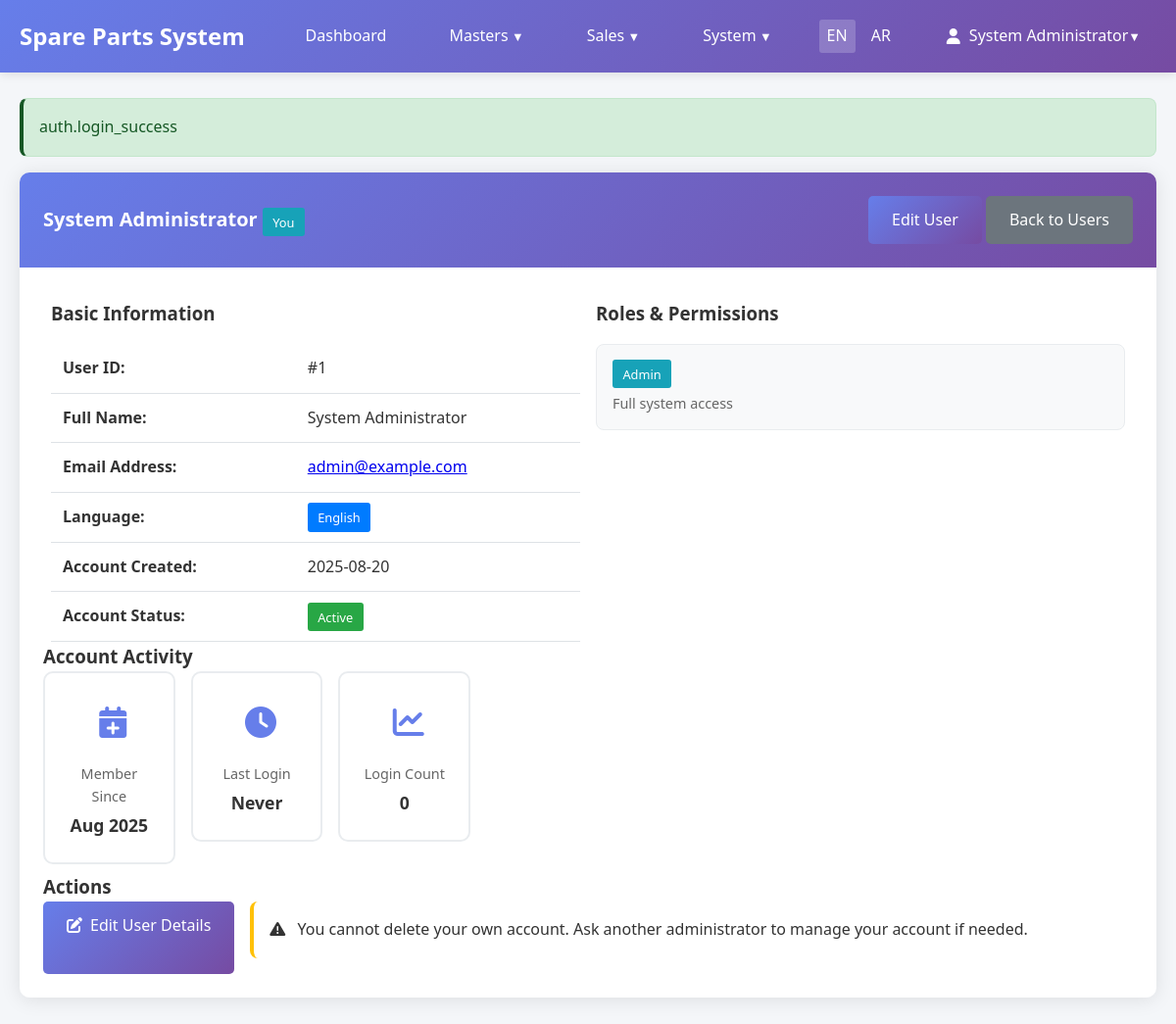
Page /users/1 (signed in) on the committed database.
### tables this page shows
CREATE TABLE `sp_users` (
  `id` int NOT NULL AUTO_INCREMENT,
  `name` varchar(255) NOT NULL,
  `email` varchar(255) NOT NULL,
  `password_hash` varchar(255) NOT NULL,
  `locale` enum('en','ar') NOT NULL DEFAULT 'en',
  `created_at` timestamp NOT NULL DEFAULT CURRENT_TIMESTAMP,
  PRIMARY KEY (`id`),
  UNIQUE KEY `email` (`email`)
);

CREATE TABLE `sp_roles` (
  `id` int NOT NULL AUTO_INCREMENT,
  `name` varchar(255) NOT NULL,
  `description` text,
  `created_at` timestamp NOT NULL DEFAULT CURRENT_TIMESTAMP,
  PRIMARY KEY (`id`),
  UNIQUE KEY `name` (`name`)
);

### app/views/users/show.php (the view, shortened to what the rows shown need)
<div class="card">
    <div class="card-header">
        <div style="display: flex; justify-content: space-between; align-items: center;">
            <h1 class="card-title">
                <?= Helpers::escape($user['name']) ?>
                <?php if ($user['id'] == Auth::id()): ?>
                    <span class="badge badge-info ms-2">You</span>
                <?php endif; ?>
            </h1>
            <div>
                <a href="/users/<?= $user['id'] ?>/edit" class="btn btn-primary">Edit User</a>
                <a href="/users" class="btn btn-secondary">Back to Users</a>
            </div>
        </div>
    </div>
    <div class="card-body">
        <div class="row mb-4">
            <div class="col-md-6">
                <h3>Basic Information</h3>
                <table class="table table-borderless">
                    <tr>
                        <td><strong>User ID:</strong></td>
                        <td>#<?= $user['id'] ?></td>
                    </tr>
                    <tr>
                        <td><strong>Full Name:</strong></td>
                        <td><?= Helpers::escape($user['name']) ?></td>
                    </tr>
                    <tr>
                        <td><strong>Email Address:</strong></td>
                        <td>
                            <a href="mailto:<?= Helpers::escape($user['email']) ?>">
                                <?= Helpers::escape($user['email']) ?>
                            </a>
                        </td>
                    </tr>
                    <tr>
                        <td><strong>Language:</strong></td>
                        <td>
                            <?php if ($user['locale'] === 'en'): ?>
                                <span class="badge badge-primary">English</span>
                            <?php else: ?>
                                <span class="badge badge-success">العربية</span>
                            <?php endif; ?>
                        </td>
                    </tr>
                    <tr>
                        <td><strong>Account Created:</strong></td>
                        <td><?= Helpers::formatDate($user['created_at']) ?></td>
                    </tr>
                    <tr>
                        <td><strong>Account Status:</strong></td>
                        <td><span class="badge badge-success">Active</span></td>
                    </tr>
                </table>
            </div>
            <div class="col-md-6">
                <h3>Roles & Permissions</h3>
                <?php if (!empty($userRoles)): ?>
                    <div class="role-section">
                        <?php foreach ($userRoles as $role): ?>
                            <div class="role-card">
                                <?php
                                $badgeClass = match($role['name']) {
                                    'admin' => 'badge-danger',
                                    'manager' => 'badge-warning',
                                    default => 'badge-info'
                                };
                                ?>
                                <div class="role-header">
                                    <span class="badge <?= $badgeClass ?> role-badge">
                                        <?= Helpers::escape($role['name']) ?>
                                    </span>
                                </div>
                                <?php if (!empty($role['description'])): ?>
                                    <div class="role-description">
                                        <?= Helpers::escape($role['description']) ?>
                                    </div>
                                <?php endif; ?>
                            </div>
                        <?php endforeach; ?>
                    </div>
                <?php endif; ?>
            </div>
        </div>
        <div class="row mb-4">
            <div class="col-12">
                <h3>Account Activity</h3>
                <div class="row">
                    <div class="col-md-4">
                        <div class="activity-stat">
                            <div class="stat-icon">
                                <i class="fas fa-calendar-plus"></i>
                            </div>
                            <div class="stat-info">
                                <div class="stat-label">Member Since</div>
                                <div class="stat-value"><?= date('M Y', strtotime($user['created_at'])) ?></div>
                            </div>
                        </div>
                    </div>
                    <div class="col-md-4">
                        <div class="activity-stat">
                            <div class="stat-icon">
                                <i class="fas fa-clock"></i>
                            </div>
                            <div class="stat-info">
                                <div class="stat-label">Last Login</div>
                                <div class="stat-value"><?= $userStats['last_login'] ?? 'Never' ?></div>
                            </div>
                        </div>
                    </div>
                    <div class="col-md-4">
                        <div class="activity-stat">
                            <div class="stat-icon">
                                <i class="fas fa-chart-line"></i>
                            </div>
                            <div class="stat-info">
                                <div class="stat-label">Login Count</div>
                                <div class="stat-value"><?= $userStats['login_count'] ?? 0 ?></div>
                            </div>
                        </div>
                    </div>
                </div>
            </div>
        </div>
        <div class="row">
            <div class="col-12">
                <h3>Actions</h3>
                <div class="action-buttons">
                    <a href="/users/<?= $user['id'] ?>/edit" class="btn btn-primary">
                        <i class="fas fa-edit me-2"></i>Edit User Details
                    </a>
                    <?php if ($user['id'] != Auth::id()): ?>
                        <button type="button" class="btn btn-warning" onclick="resetPassword()">
                            <i class="fas fa-key me-2"></i>Reset Password
                        </button>
                        <form method="POST" action="/users/<?= $user['id'] ?>/delete" style="display: inline;">
                            <?= Helpers::csrfField() ?>
                            <button type="submit" class="btn btn-danger"
                                    onclick="return confirm('Are you sure you want to delete this user?\n\nUser: <?= Helpers::escape($user['name']) ?>\nEmail: <?= Helpers::escape($user['email']) ?>\n\nThis action cannot be undone!')">
                                <i class="fas fa-trash me-2"></i>Delete User
                            </button>
                        </form>
                    <?php else: ?>
                        <div class="alert alert-warning mt-3">
                            <i class="fas fa-exclamation-triangle me-2"></i>
                            You cannot delete your own account. Ask another administrator to manage your account if needed.
                        </div>
                    <?php endif; ?>
                </div>
            </div>
        </div>
    </div>
</div>
<?php
include __DIR__ . '/../layouts/base.php';
?>

### app/core/Router.php (shortened to what the rows shown need)
<?php
class Router
{
    private array $routes = [];
    private array $groupStack = [];
    public function group(array $attributes, callable $callback): void
    {
        $this->groupStack[] = $attributes;
        array_pop($this->groupStack);
    }
    private function addRoute(string $method, string $path, string $action): void
    {
        $path = '/' . trim($path, '/');
        if ($path !== '/') {
            $path = rtrim($path, '/');
        }
        $route = [
            'method' => $method,
            'path' => $path,
            'action' => $action,
            'middleware' => $this->getGroupMiddleware()
        ];
        $this->routes[] = $route;
    }
    private function getGroupMiddleware(): array
    {
        $middleware = [];
        foreach ($this->groupStack as $group) {
            if (isset($group['auth']) && $group['auth']) {
                $middleware[] = 'auth';
            }
        }
        return $middleware;
    }
    public function resolve(): void
    {
        $method = $_SERVER['REQUEST_METHOD'];
        $path = parse_url($_SERVER['REQUEST_URI'], PHP_URL_PATH);
        $path = '/' . trim($path, '/');
        if ($path !== '/') {
            $path = rtrim($path, '/');
        }
        foreach ($this->routes as $route) {
            if ($route['method'] === $method && $this->matchPath($route['path'], $path)) {
                $this->executeAction($route['action'], $this->extractParams($route['path'], $path));
                return;
            }
        }
    }
    private function matchPath(string $routePath, string $requestPath): bool
    {
        $pattern = preg_replace('/\{[^}]+\}/', '([^/]+)', $routePath);
        $pattern = '#^' . $pattern . '$#';
        return (bool) preg_match($pattern, $requestPath);
    }
    private function extractParams(string $routePath, string $requestPath): array
    {
        $params = [];
        preg_match_all('/\{([^}]+)\}/', $routePath, $paramNames);
        $pattern = preg_replace('/\{[^}]+\}/', '([^/]+)', $routePath);
        $pattern = '#^' . $pattern . '$#';
        if (preg_match($pattern, $requestPath, $matches)) {
            array_shift($matches);
            foreach ($paramNames[1] as $index => $name) {
                if (isset($matches[$index])) {
                    $params[$name] = $matches[$index];
                }
            }
        }
        return $params;
    }
    private function executeAction(string $action, array $params = []): void
    {
        [$controllerName, $methodName] = explode('@', $action);
        $controller = new $controllerClass();
        $controller->$methodName($params);
    }
}

### app/views/layouts/nav.php (shortened to what the rows shown need)
<?php
$currentUrl = $_SERVER['REQUEST_URI'];
$urlParts = parse_url($currentUrl);
$basePath = $urlParts['path'] ?? '/dashboard';
$enUrl = $basePath . '?lang=en';
$arUrl = $basePath . '?lang=ar';
?>
<nav class="navbar">
    <div class="container">
        <div class="navbar-content">
            <a href="/dashboard" class="navbar-brand">
                <?= I18n::t('app.name') ?>
            </a>
            <ul class="navbar-nav">
                <li><a href="/dashboard" class="nav-link"><?= I18n::t('navigation.dashboard') ?></a></li>
                <li class="dropdown">
                    <a href="#" class="nav-link dropdown-toggle">Masters</a>
                </li>
                <li class="dropdown">
                    <a href="#" class="nav-link dropdown-toggle">Sales</a>
                </li>
                <?php if (Auth::check() && (Auth::role() === 'admin' || Auth::hasRole('admin'))): ?>
                <li class="dropdown">
                    <a href="#" class="nav-link dropdown-toggle">System</a>
                </li>
                <?php endif; ?>
                <li class="lang-switcher">
                    <a href="<?= $enUrl ?>" class="lang-link <?= I18n::getLocale() === 'en' ? 'active' : '' ?>">EN</a>
                    <a href="<?= $arUrl ?>" class="lang-link <?= I18n::getLocale() === 'ar' ? 'active' : '' ?>">AR</a>
                </li>
                <?php if (Auth::check()): ?>
                    <li class="dropdown">
                        <a href="#" class="nav-link dropdown-toggle user-dropdown">
                            <i class="fas fa-user me-2"></i><?= Helpers::escape(Auth::user()['name']) ?>
                        </a>
                    </li>
                <?php endif; ?>
            </ul>
        </div>
    </div>
</nav>

### rows in the picture
sp_users: name "System Administrator", id "1", email "admin@example.com", created_at "2025-08-20", created_at "Aug 2025"
sp_roles: name "Admin", description "Full system access"

### other values in the picture
Helpers::escape($message) "auth.login_success"
